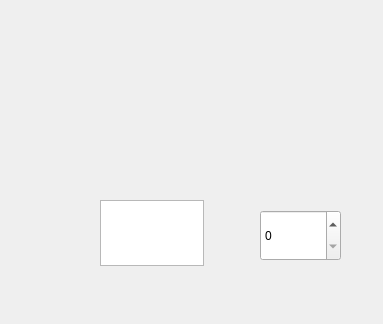
<?xml version="1.0" encoding="UTF-8"?>
<ui version="4.0">
 <class>Widget</class>
 <widget class="QWidget" name="Widget">
  <property name="geometry">
   <rect>
    <x>0</x>
    <y>0</y>
    <width>383</width>
    <height>324</height>
   </rect>
  </property>
  <property name="windowTitle">
   <string>Widget</string>
  </property>
  <widget class="QTextEdit" name="textEdit">
   <property name="geometry">
    <rect>
     <x>100</x>
     <y>200</y>
     <width>104</width>
     <height>66</height>
    </rect>
   </property>
  </widget>
  <widget class="QSpinBox" name="spinBox">
   <property name="geometry">
    <rect>
     <x>260</x>
     <y>210</y>
     <width>81</width>
     <height>51</height>
    </rect>
   </property>
  </widget>
 </widget>
 <resources/>
 <connections/>
</ui>
